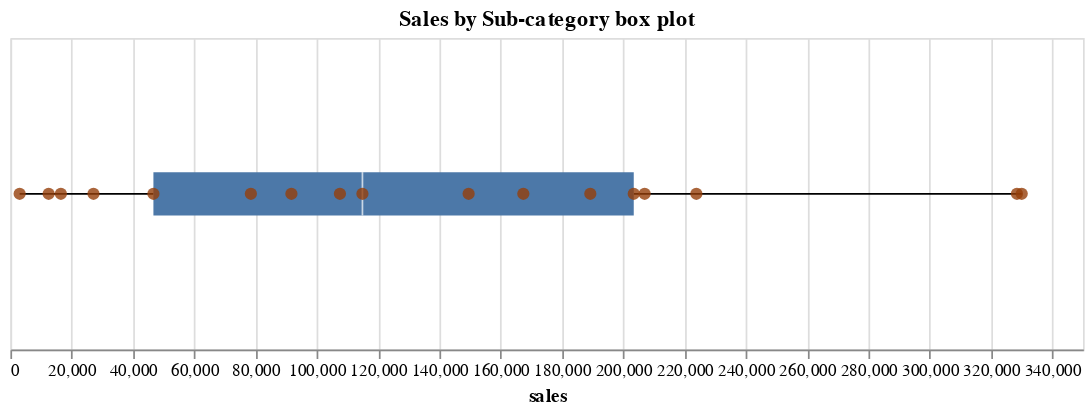

The notebook cell saved with this chart:
### Code cell
points = (alt
          .Chart(df_subcategory_sales)
          .mark_point(size = 50, filled=True, opacity=0.8, color = '#953f0a')
          .encode(
              x = alt.X('sales:Q'),
              tooltip = ['Sub-Category:N', 'sales:Q']                        
          )
         )

box = (alt
       .Chart(df_subcategory_sales)
       .mark_boxplot(size = 25)
       .encode(
           x = alt.X('sales:Q'),
#           y = 'Region'
       )
      )
       

chart = (box + points).properties(
    title = 'Sales by Sub-category box plot',
    width = 620,
    height = 180
)

chart

### Figure 1 — Vega-Lite specification as saved in the notebook (floating-point values rounded to 4 significant figures)
{"config": {"view": {"continuousWidth": 300, "continuousHeight": 300}}, "layer": [{"mark": {"type": "boxplot", "size": 25}, "encoding": {"x": {"field": "sales", "type": "quantitative"}}}, {"mark": {"type": "point", "color": "#953f0a", "filled": true, "opacity": 0.8, "size": 50}, "encoding": {"tooltip": [{"field": "Sub-Category", "type": "nominal"}, {"field": "sales", "type": "quantitative"}], "x": {"field": "sales", "type": "quantitative"}}}], "data": {"name": "data-b4d4e9afd3528ba5e11d25b724c63666"}, "height": 180, "title": "Sales by Sub-category box plot", "width": 620, "$schema": "https://vega.github.io/schema/vega-lite/v5.20.1.json", "datasets": {"data-b4d4e9afd3528ba5e11d25b724c63666": [{"Sub-Category": "Accessories", "sales": 167400.0}, {"Sub-Category": "Appliances", "sales": 107500.0}, {"Sub-Category": "Art", "sales": 27120.0}, {"Sub-Category": "Binders", "sales": 203400.0}, {"Sub-Category": "Bookcases", "sales": 114900.0}, {"Sub-Category": "Chairs", "sales": 328400.0}, {"Sub-Category": "Copiers", "sales": 149500.0}, {"Sub-Category": "Envelopes", "sales": 16480.0}, {"Sub-Category": "Fasteners", "sales": 3024.0}, {"Sub-Category": "Furnishings", "sales": 91700.0}, {"Sub-Category": "Labels", "sales": 12490.0}, {"Sub-Category": "Machines", "sales": 189200.0}, {"Sub-Category": "Paper", "sales": 78480.0}, {"Sub-Category": "Phones", "sales": 330000.0}, {"Sub-Category": "Storage", "sales": 223800.0}, {"Sub-Category": "Supplies", "sales": 46670.0}, {"Sub-Category": "Tables", "sales": 207000.0}]}}
